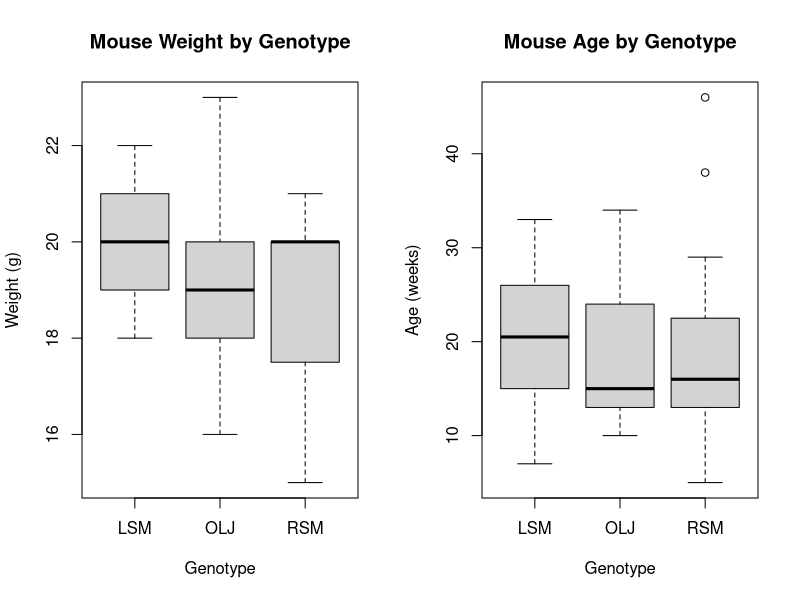

The R source for this figure:
## ---- chunk 1
# Load necessary libraries and read the data

mouse_data <- read.csv("mouse_report.csv")

# Calculate summary statistics
overall_weight_summary <- summary(mouse_data$weight)
overall_age_summary <- summary(mouse_data$age)

# Display summary statistics
cat("Overall Weight Summary:\n", overall_weight_summary, "\n\n")
cat("Overall Age Summary:\n", overall_age_summary, "\n")
## ---- chunk 2
# Create boxplots
par(mfrow=c(1,2))
boxplot(weight ~ genotype, data=mouse_data, main="Mouse Weight by Genotype", xlab="Genotype", ylab="Weight (g)")
boxplot(age ~ genotype, data=mouse_data, main="Mouse Age by Genotype", xlab="Genotype", ylab="Age (weeks)")

